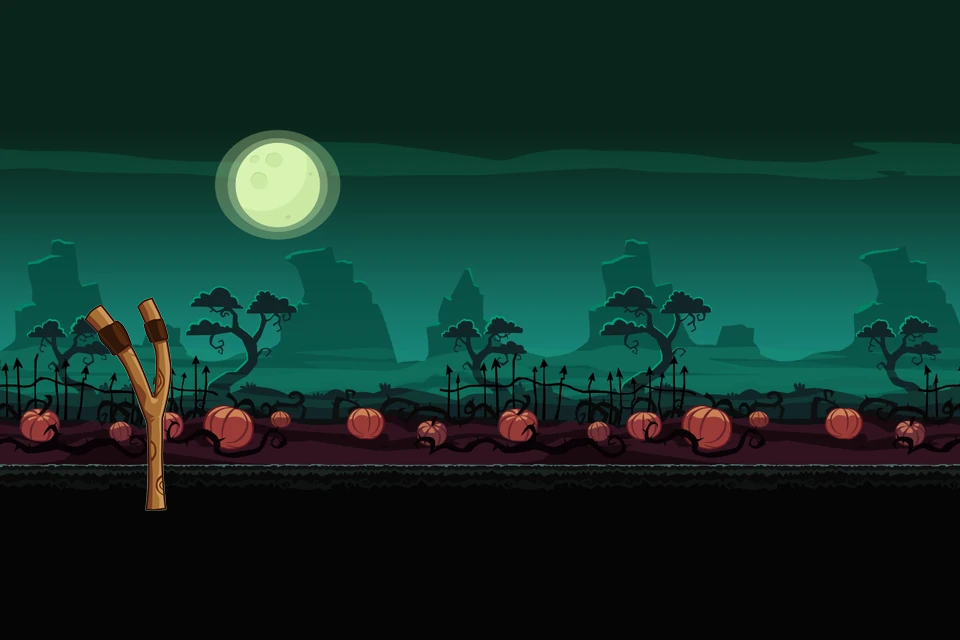

Below is a game level as drawn by its tile map, then a one-line description and the .tmx file that defines it, in full:
An orthogonal 30x20 tile map with 32x32 px tiles, 2 tile layers (bg1_th3, slingshot), 7 tilesets and 1 object.

<map version="1.10" tiledversion="1.11.0" orientation="orthogonal" renderorder="right-down" width="30" height="20" tilewidth="32" tileheight="32" infinite="0" nextlayerid="17" nextobjectid="33">
 <tileset firstgid="1" source="bg_th1.tsx" />
 <tileset firstgid="528" source="slingshot.tsx" />
 <tileset firstgid="570" source="wooden.tsx" />
 <tileset firstgid="1011" source="king_pig.tsx" />
 <tileset firstgid="3651" source="birds.tsx" />
 <tileset firstgid="3687" source="bgth2.tsx" />
 <tileset firstgid="4214" source="bgth3.tsx" />
 <layer id="14" name="bg1_th3" width="30" height="20">
  <data encoding="csv">
4214,4215,4216,4217,4218,4219,4220,4221,4222,4223,4224,4225,4226,4227,4228,4229,4230,4231,4232,4233,4234,4235,4236,4237,4238,4239,4240,4241,4242,4243,
4245,4246,4247,4248,4249,4250,4251,4252,4253,4254,4255,4256,4257,4258,4259,4260,4261,4262,4263,4264,4265,4266,4267,4268,4269,4270,4271,4272,4273,4274,
4276,4277,4278,4279,4280,4281,4282,4283,4284,4285,4286,4287,4288,4289,4290,4291,4292,4293,4294,4295,4296,4297,4298,4299,4300,4301,4302,4303,4304,4305,
4307,4308,4309,4310,4311,4312,4313,4314,4315,4316,4317,4318,4319,4320,4321,4322,4323,4324,4325,4326,4327,4328,4329,4330,4331,4332,4333,4334,4335,4336,
4338,4339,4340,4341,4342,4343,4344,4345,4346,4347,4348,4349,4350,4351,4352,4353,4354,4355,4356,4357,4358,4359,4360,4361,4362,4363,4364,4365,4366,4367,
4369,4370,4371,4372,4373,4374,4375,4376,4377,4378,4379,4380,4381,4382,4383,4384,4385,4386,4387,4388,4389,4390,4391,4392,4393,4394,4395,4396,4397,4398,
4400,4401,4402,4403,4404,4405,4406,4407,4408,4409,4410,4411,4412,4413,4414,4415,4416,4417,4418,4419,4420,4421,4422,4423,4424,4425,4426,4427,4428,4429,
4431,4432,4433,4434,4435,4436,4437,4438,4439,4440,4441,4442,4443,4444,4445,4446,4447,4448,4449,4450,4451,4452,4453,4454,4455,4456,4457,4458,4459,4460,
4462,4463,4464,4465,4466,4467,4468,4469,4470,4471,4472,4473,4474,4475,4476,4477,4478,4479,4480,4481,4482,4483,4484,4485,4486,4487,4488,4489,4490,4491,
4493,4494,4495,4496,4497,4498,4499,4500,4501,4502,4503,4504,4505,4506,4507,4508,4509,4510,4511,4512,4513,4514,4515,4516,4517,4518,4519,4520,4521,4522,
4524,4525,4526,4527,4528,4529,4530,4531,4532,4533,4534,4535,4536,4537,4538,4539,4540,4541,4542,4543,4544,4545,4546,4547,4548,4549,4550,4551,4552,4553,
4555,4556,4557,4558,4559,4560,4561,4562,4563,4564,4565,4566,4567,4568,4569,4570,4571,4572,4573,4574,4575,4576,4577,4578,4579,4580,4581,4582,4583,4584,
4586,4587,4588,4589,4590,4591,4592,4593,4594,4595,4596,4597,4598,4599,4600,4601,4602,4603,4604,4605,4606,4607,4608,4609,4610,4611,4612,4613,4614,4615,
4617,4618,4619,4620,4621,4622,4623,4624,4625,4626,4627,4628,4629,4630,4631,4632,4633,4634,4635,4636,4637,4638,4639,4640,4641,4642,4643,4644,4645,4646,
4648,4649,4650,4651,4652,4653,4654,4655,4656,4657,4658,4659,4660,4661,4662,4663,4664,4665,4666,4667,4668,4669,4670,4671,4672,4673,4674,4675,4676,4677,
4679,4680,4681,4682,4683,4684,4685,4686,4687,4688,4689,4690,4691,4692,4693,4694,4695,4696,4697,4698,4699,4700,4701,4702,4703,4704,4705,4706,4707,4708,
4710,4711,4712,4713,4714,4715,4716,4717,4718,4719,4720,4721,4722,4723,4724,4725,4726,4727,4728,4729,4730,4731,4732,4733,4734,4735,4736,4737,4738,4739,
4741,4742,4743,4744,4745,4746,4747,4748,4749,4750,4751,4752,4753,4754,4755,4756,4757,4758,4759,4760,4761,4762,4763,4764,4765,4766,4767,4768,4769,4770,
4772,4773,4774,4775,4776,4777,4778,4779,4780,4781,4782,4783,4784,4785,4786,4787,4788,4789,4790,4791,4792,4793,4794,4795,4796,4797,4798,4799,4800,4801,
4772,4773,4774,4775,4776,4777,4778,4779,4780,4781,4782,4783,4784,4785,4786,4772,4773,4774,4775,4776,4777,4778,4779,4780,4781,4782,4783,4784,4785,4786
</data>
 </layer>
 <layer id="16" name="slingshot" width="30" height="20">
  <data encoding="csv">
0,0,0,0,0,0,0,0,0,0,0,0,0,0,0,0,0,0,0,0,0,0,0,0,0,0,0,0,0,0,
0,0,0,0,0,0,0,0,0,0,0,0,0,0,0,0,0,0,0,0,0,0,0,0,0,0,0,0,0,0,
0,0,0,0,0,0,0,0,0,0,0,0,0,0,0,0,0,0,0,0,0,0,0,0,0,0,0,0,0,0,
0,0,0,0,0,0,0,0,0,0,0,0,0,0,0,0,0,0,0,0,0,0,0,0,0,0,0,0,0,0,
0,0,0,0,0,0,0,0,0,0,0,0,0,0,0,0,0,0,0,0,0,0,0,0,0,0,0,0,0,0,
0,0,0,0,0,0,0,0,0,0,0,0,0,0,0,0,0,0,0,0,0,0,0,0,0,0,0,0,0,0,
0,0,0,0,0,0,0,0,0,0,0,0,0,0,0,0,0,0,0,0,0,0,0,0,0,0,0,0,0,0,
0,0,0,0,0,0,0,0,0,0,0,0,0,0,0,0,0,0,0,0,0,0,0,0,0,0,0,0,0,0,
0,0,0,0,0,0,0,0,0,0,0,0,0,0,0,0,0,0,0,0,0,0,0,0,0,0,0,0,0,0,
0,0,529,530,531,532,0,0,0,0,0,0,0,0,0,0,0,0,0,0,0,0,0,0,0,0,0,0,0,0,
0,0,535,536,537,538,0,0,0,0,0,0,0,0,0,0,0,0,0,0,0,0,0,0,0,0,0,0,0,0,
0,0,541,542,543,544,0,0,0,0,0,0,0,0,0,0,0,0,0,0,0,0,0,0,0,0,0,0,0,0,
0,0,547,548,549,550,0,0,0,0,0,0,0,0,0,0,0,0,0,0,0,0,0,0,0,0,0,0,0,0,
0,0,553,554,555,556,0,0,0,0,0,0,0,0,0,0,0,0,0,0,0,0,0,0,0,0,0,0,0,0,
0,0,559,560,561,562,0,0,0,0,0,0,0,0,0,0,0,0,0,0,0,0,0,0,0,0,0,0,0,0,
0,0,565,566,567,568,0,0,0,0,0,0,0,0,0,0,0,0,0,0,0,0,0,0,0,0,0,0,0,0,
0,0,0,0,0,0,0,0,0,0,0,0,0,0,0,0,0,0,0,0,0,0,0,0,0,0,0,0,0,0,
0,0,0,0,0,0,0,0,0,0,0,0,0,0,0,0,0,0,0,0,0,0,0,0,0,0,0,0,0,0,
0,0,0,0,0,0,0,0,0,0,0,0,0,0,0,0,0,0,0,0,0,0,0,0,0,0,0,0,0,0,
0,0,0,0,0,0,0,0,0,0,0,0,0,0,0,0,0,0,0,0,0,0,0,0,0,0,0,0,0,0
</data>
 </layer>
 <objectgroup id="7" name="ground">
  <object id="7" x="-1.33333" y="505.333" width="2037.33" height="134.667" />
 </objectgroup>
</map>